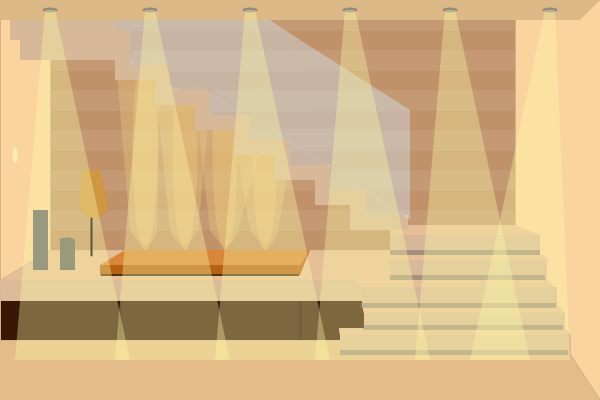
Frame 1 (no input)
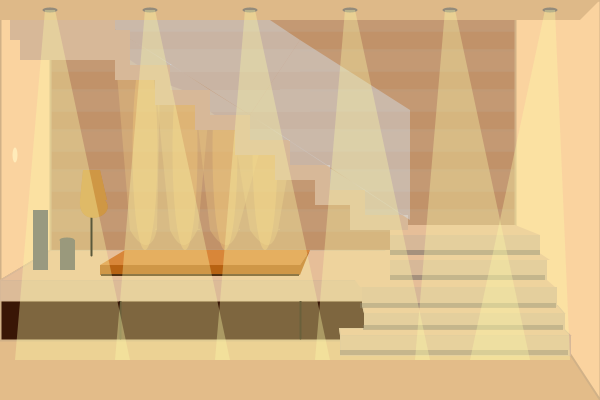
Frame 60 (the mouse pressed at the canvas centre just before this capture)
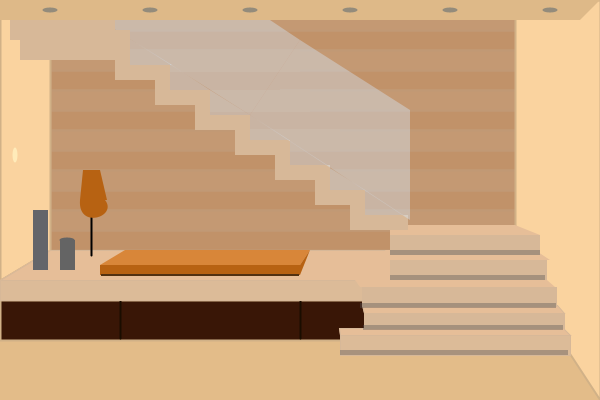
Frame 120 (the mouse held since frame 60 and released just before this capture)

The Processing sketch that drew these frames (run headless with seeded random() and noise(); from frame 60 on, the mouse is pressed at the canvas centre):

// Processing sketch: processing_104258
// ── processing_104258.pde

//Arquitetura e Urbanismo - UTFPR
//Geórgia Collete Rodrigues dos Santos Cadamuro
//Computação 1
//1 período

void setup () {
  //fundo
  size(600, 400);
}
void draw () {
  background (227, 188, 137);
  //parede fundo
  for (int i = -10; i < 250; i = i+ 40) {
    stroke(193, 153, 117);
    fill(193, 146, 105);
    rect (50, i, 500, 20);
  }
  for (int i = 10; i < 250; i = i +40) {
    stroke(193, 153, 117);
    fill(196, 153, 115);
    rect (50, i, 500, 20);
  }
  
     //luzes
     noStroke();
    if (mouseX < 650 ) {
   fill(255, 210, 118, 90 - mouseX);
   } else {
     noFill();
     }
    for (int i = 145; i < 300; i = i +40) {
    ellipse (i, 150, 25, 200);
        }
     fill(193, 146, 105);
     rect (210, 111, 100, 18);
     rect(170, 70, 110, 20);
     fill(196, 153, 115);
     rect (210, 90, 100, 22);
     rect (240, 129, 100, 22);
     rect (130, 50, 170, 22);
   //parede  direita
  fill (250, 211, 159);                
  stroke (209, 177, 135);
  quad(515, 0, 600, 0, 600, 400, 515, 270);
  //parede esquerda
  fill (250, 211, 159);
  stroke (209, 177, 135);
  quad(0, 0, 50, 0, 50, 250, 0, 280);
  //banco
  //madeira
  fill(57, 22, 6);
  rect (0, 300, 500, 40);
  strokeWeight (2);
  stroke (26, 13, 0);
  line(120, 300, 120, 338);
  line(300, 300, 300, 338);
  //assento
  strokeWeight (1);
  stroke (215, 184, 152);
  fill(220, 187, 152);
  rect (0, 280, 500, 20);
  fill(230, 190, 152);
  quad (0, 280, 50, 250, 480, 250, 500, 280);
  
  //luzes
  if (mouseX > 250); {
    fill (234, 200, 130, 90 - mouseX);}
    noStroke();
    curve(100, 290 , 155, 230, 130, 230, 20, 0);
    quad (157, 230, 130, 230, 115, 50, 160, 80);
    curve(185, 290 , 200, 230, 170, 230, 90, 0);
    quad (198, 230, 170, 230, 155, 80, 210, 100);
    curve(220, 290 , 240, 230, 210, 230, 100, 0);
    quad (238, 230, 210, 230, 195, 100, 260, 150);
    curve(270, 290 , 280, 230, 250, 230, 120, 0);
    quad (278, 230, 250, 230, 235, 140, 290, 160);

  //escada
  //1
  stroke(215, 184, 152);
  fill (220, 187, 152);
  rect (340, 335, 230, 20); 
  fill (230, 190, 152);
  quad (339, 328, 563, 328, 570, 335, 340, 335);
  fill(85, 83, 82, 99);
  noStroke();
  rect (340, 350, 228, 5);
  //2
  stroke(215, 184, 152);
  fill (215, 184, 152);
  rect (364, 313, 200, 15); 
  fill (230, 190, 152);
  quad (362, 305, 557, 305, 564, 313, 364, 313);
  fill(85, 83, 82, 99);
  noStroke();
  rect (363, 325, 200, 5);
  //3
  noStroke ();
  fill (215, 184, 152);
  rect (362, 287, 195, 20); 
  fill (230, 190, 152);
  quad (360, 287, 555, 287, 547, 280, 355, 280);
  fill(85, 83, 82, 99);
  rect (360, 303, 196, 5);
  //4
  fill(230, 190, 152);
  quad (385, 250, 535, 250, 550, 260, 390, 260);
  fill (215, 184, 152);
  rect (390, 260, 157, 20);
  fill(85, 83, 82, 99);
  rect (390, 275, 155, 5);
  //5
  fill(230, 190, 152);
  quad (390, 225, 515, 225, 540, 235, 390, 235);
  fill (215, 184, 152);
  rect (390, 235, 150, 20);
  fill(85, 83, 82, 99);
  rect (390, 250, 150, 5);
  //6 -14 ( não funcionou utilizando for (int...) formato desejado não foi ocorreu, apesar de conseguir a diagonal degrau ficou com mesmo comprimento e altura)
  fill (215, 184, 152);
  rect ( 115, 40, 15, 40);
  rect ( 115, 65, 40, 15);
  rect ( 155, 65, 15, 40);
  rect ( 155, 90, 40, 15);
  rect ( 195, 90, 15, 40);
  rect ( 195, 115, 40, 15);
  rect ( 235, 115, 15, 40);
  rect ( 235, 140, 40, 15);
  rect ( 275, 140, 15, 40);
  rect ( 275, 165, 40, 15);
  rect ( 315, 165, 15, 40);
  rect ( 315, 190, 40, 15);
  rect ( 350, 190, 15, 40);
  rect ( 350, 215, 58, 15);
  //corrimão
  fill(214, 234, 255, 99);
  quad ( 240, 0, 100, 20, 250, 115, 300, 40);
  quad (250, 115, 300, 40, 410, 110, 410, 220);
    triangle (172, 65, 130, 65, 130, 39);
    triangle (210, 90, 170, 90, 170, 64);
    triangle (250, 115, 210, 115, 210, 90);
    triangle (289, 140, 250, 140, 250, 115);
    triangle (327, 165, 290, 165, 290, 141);
    triangle (365, 190, 330, 190, 330, 168);
    triangle (403, 215, 365, 215, 365, 190);
  //15-14
  fill (215, 184, 152);
  rect ( 10, 10, 105, 30);
  rect ( 20, 30, 110, 30);
  fill (193, 156, 123);
  
  //teto
  noStroke();
  fill (222, 185, 136);
  quad (0, 20, 0, 0, 600, 0, 580, 20);
  fill (147, 139, 123);
  ellipse(50, 10, 15, 5);
  ellipse(150, 10, 15, 5);
  ellipse(250, 10, 15, 5);
  ellipse(350, 10, 15, 5);
  ellipse(450, 10, 15, 5);
  ellipse(550, 10, 15, 5);

  //sofa
  fill(183, 98, 18);
  rect (100, 265, 200, 10);
  fill (82, 49, 17);
  rect (101, 274, 198, 2);
  fill (216, 134, 57);
  quad (100, 265, 300, 265, 310, 250, 125, 250);
  fill(183, 98, 18);
  quad (300, 265, 300, 275, 310, 250, 310, 250);
     
    //interruptor
    fill(255, 235, 185);
    ellipse (15, 155, 5, 15);
    
  //abajur
  strokeWeight (2);
  stroke (0);
  line (91, 255, 91, 215); 
  noStroke();
  fill (183, 98, 18);
  curve (0, 100, 105, 200, 80, 200, 120, 20);
  quad (107, 200, 80, 200, 83, 170, 100, 170);
  fill (252, 250, 158, 90 - mouseX);
  curve (0, 100, 105, 200, 80, 200, 120, 20);
  quad (107, 200, 80, 200, 83, 170, 100, 170);
  
  //vaso
  fill(99, 101, 106);
  rect (33, 210, 15, 60);
  fill(100, 100, 100);
  ellipse (67, 240, 15, 5);
  rect (60, 240, 15, 30);
  
         //luzes teto
    if (mouseY < 100) {
   fill(252, 248, 166, 90 - mouseY);
   } else {
     noFill();
     }
     quad (545, 10, 555, 10, 570, 360, 470, 360);
   for (int i = 45; i < 500; i = i+100){
     quad (i,  10, i+10, 10, i + 85, 360, i-30, 360);
     }
       }
 //imagem de inspiração para esboço http://www.pedreirao.com.br/wp-content/uploads/2012/06/Escada.jpg
